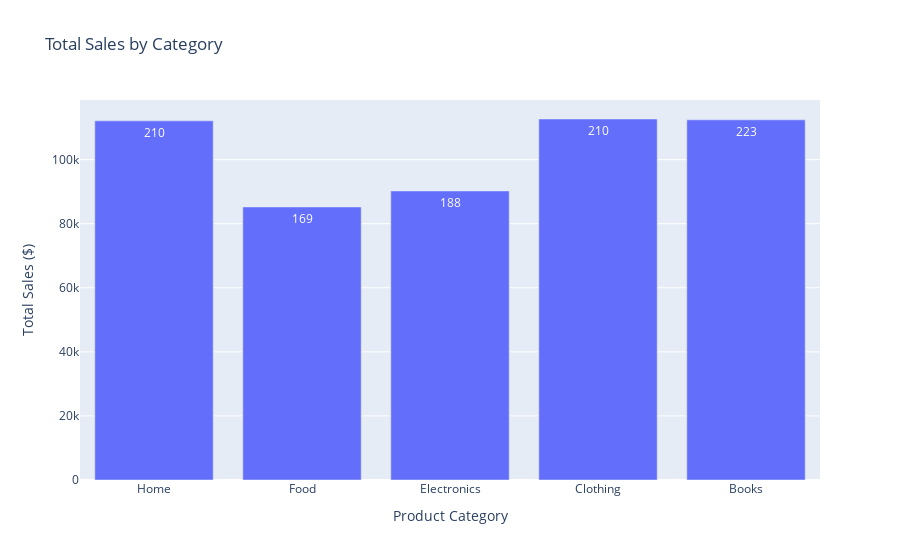

The notebook cell this image was saved under:
### Code cell
# Convert to pandas for plotting with plotly
category_sales_pd: pd.DataFrame = category_sales.toPandas()
fig: go.Figure = px.bar(
    category_sales_pd,
    x="category",
    y="Total Sales",
    title="Total Sales by Category",
    text="Transaction Count",
    labels={"Total Sales": "Total Sales ($)", "category": "Product Category"},
)
fig.show()

### Figure 1 — Plotly figure (JSON) as saved in the notebook; plotly's stock layout.template omitted (floating-point values rounded to 4 significant figures)
{"data": [{"hovertemplate": "Product Category=%{x}<br>Total Sales ($)=%{y}<br>Transaction Count=%{text}<extra></extra>", "legendgroup": "", "marker": {"color": "#636efa", "pattern": {"shape": ""}}, "name": "", "orientation": "v", "showlegend": false, "text": [210.0, 169.0, 188.0, 210.0, 223.0], "textposition": "auto", "type": "bar", "x": ["Home", "Food", "Electronics", "Clothing", "Books"], "xaxis": "x", "y": [112100.0, 85220.0, 90230.0, 112700.0, 112400.0], "yaxis": "y"}], "layout": {"barmode": "relative", "legend": {"tracegroupgap": 0}, "title": {"text": "Total Sales by Category"}, "xaxis": {"anchor": "y", "domain": [0, 1], "title": {"text": "Product Category"}}, "yaxis": {"anchor": "x", "domain": [0, 1], "title": {"text": "Total Sales ($)"}}}}
